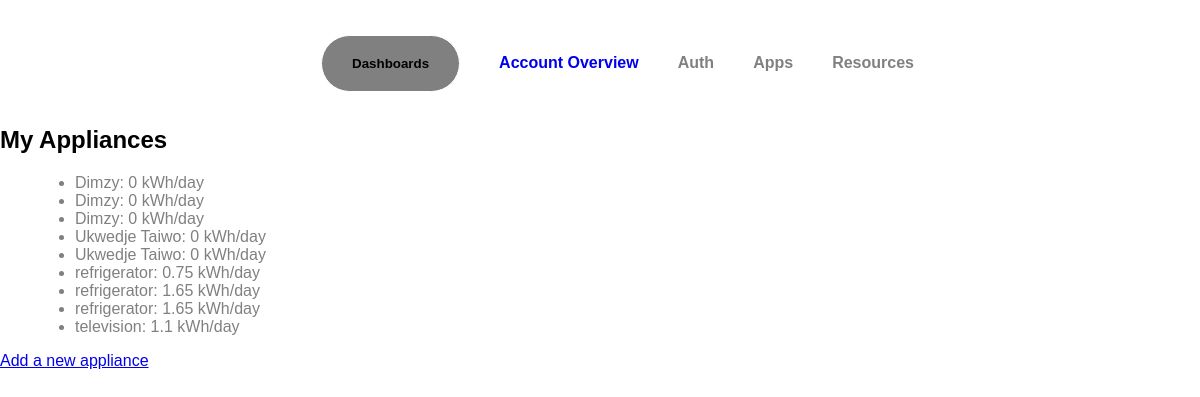
The app's page /appliances/ (signed in) with its own data.
### monitoring/models.py (models this page shows)
class Appliance(models.Model):
    user = models.ForeignKey(User, on_delete=models.CASCADE)
    name = models.CharField(max_length=100)
    wattage = models.FloatField(help_text="Power usage in watts", null=True, blank=True)
    hours_per_day = models.FloatField(default=0, help_text="Usage hours per day")
    def daily_kwh(self):
        return (self.wattage * self.hours_per_day) / 1000 if self.wattage else 0

### monitoring/views.py (the view)
# urls.py: path('appliances/', views.appliance_list, name='appliance_list'),
@login_required
def appliance_list(request):
    appliances = Appliance.objects.filter(user=request.user)
    return render(request, 'appliance_list.html', {'appliances': appliances})

### monitoring/templates/appliance_list.html
{% extends "dashboard/base.html" %}
{% block content %}
  <h2>My Appliances</h2>
  <ul>
    {% for appliance in appliances %}
      <li>{{ appliance.name }}: {{ appliance.daily_kwh }} kWh/day</li>
    {% endfor %}
  </ul>
  <a href="{% url 'monitoring:add_appliance' %}">Add a new appliance</a>
{% endblock %}

### monitoring/templates/dashboard/base.html (shortened to what this page needs)
{% load static %}
<!DOCTYPE html>
<html lang="en">
<head>
    <link rel="stylesheet" href="{% static 'dashboard/style.css' %}">
</head>
<body>
    <section id="nav-bar-id-section" style="text-align: center;">
        <nav class="navbar">
            <div class="nav-container">
                <ul class="nav-list">
                    <table style="margin-top: 20px;">
                        <tr>
                            <th>
                                <li><button class="first"><a href="{% url 'monitoring:energy_dashboard' %}" style="text-decoration: none; color: inherit;"><h4>Dashboards</h4></a></button></li>
                            </th>
                            <th>
                                <li><a href="{% url 'monitoring:appliance_list' %}" style="text-decoration: none;"><h4>Account Overview</h4></a></li>
                            </th>
                            <th>
                                <li><a href="#" style="text-decoration: none; color: inherit;"><h4>Auth</h4></a></li>
                            </th>
                            <th>
                                <li><a href="#" style="text-decoration: none; color: inherit;"><h4>Apps</h4></a></li>
                            </th>
                            <th>
                                <li><a href="#" style="text-decoration: none; color: inherit;"><h4>Resources</h4></a></li>
                            </th>
                        </tr>
                    </table>
                </ul>
            </div>
        </nav>
    </section>
    <div class="content">
        {% block content %}
        {% endblock %}
    </div>
</body>
</html>

### static/dashboard/style.css (style rules this page uses)
body { margin: 0; font-family: Arial, sans-serif; background-color: white; }
#nav-bar-id-section { text-align: center; }
li { margin-left: 35px; color: gray; }
.first { background-color: gray; border: 1px solid #fff; border-radius: 40px; padding: 20px 30px; display: inline-block; }
.first a { text-decoration: none; color: inherit; }
.first h4 { margin: 0; }
.navbar { background-color: #fff; padding: 10px 0; }
.nav-list { list-style-type: none; margin: 0; padding: 0; display: flex; justify-content: center; }

### records on screen
Appliance: name "Dimzy", daily_kwh "0"
Appliance: name "Dimzy", daily_kwh "0"
Appliance: name "Dimzy", daily_kwh "0"
Appliance: name "Ukwedje Taiwo", daily_kwh "0"
Appliance: name "Ukwedje Taiwo", daily_kwh "0"
Appliance: name "refrigerator", daily_kwh "0.75"
Appliance: name "refrigerator", daily_kwh "1.65"
Appliance: name "refrigerator", daily_kwh "1.65"
Appliance: name "television", daily_kwh "1.1"
